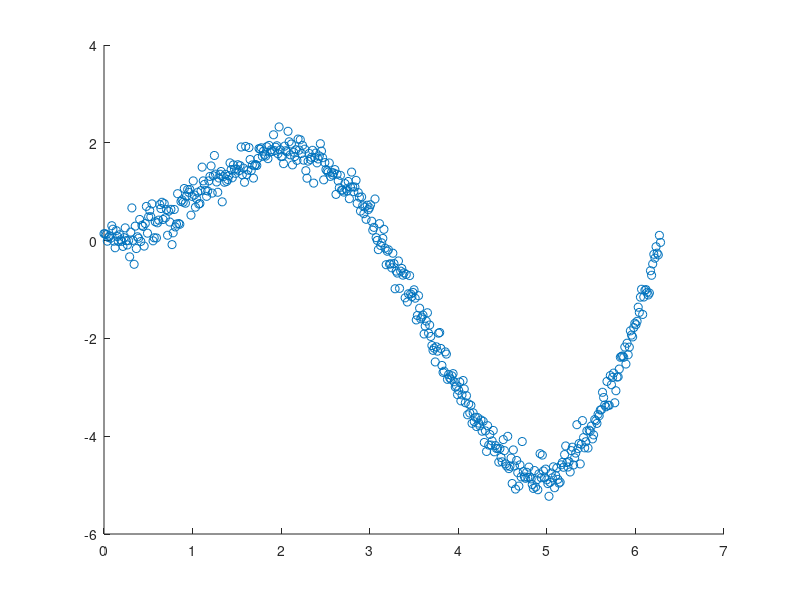

The MATLAB source for this figure: (Note: this script raises an error after producing the figure.)
% Test gaussian process regression
%https://pdfs.semanticscholar.org/9b21/6ab14159c9193d6b10ddb370c636e9557c67.pdf
%https://www.quora.com/How-can-I-use-Gaussian-processes-to-perform-regression
%https://en.wikipedia.org/wiki/Gaussian_process

% built in matlab version


%make up some noisey data
n = 500;
x = linspace(0,2*pi,n)';

y = x.*sin(x) + 0.2*randn(n,1);

figure
scatter(x,y)


%fit a model
gprMdl = fitrgp(x,y,'Basis','linear',...
      'FitMethod','exact','PredictMethod','exact');
  
% estimate data
ypred = resubPredict(gprMdl);

figure
plot(x,y,'b.');
hold on;
plot(x,ypred,'r','LineWidth',1.5);
xlabel('x');
ylabel('y');
legend('Data','GPR predictions');
hold off


%% now lets try it ourselves

% Now lets test gaussian process regression
fsize = 14;

%create some crazy data
nn = 1000;
noise = 0.5;
X = linspace(0,9,nn)' + randn(nn,1)*noise;

b = 2;

Y = X.*sin(X) + b  + randn(nn,1)*noise;

figure
scatter(X,Y);
title('raw data')

%% weaponized version

%length scale: typical distance between peaks

trainratio = 0.5; %how much of data will be in our model
testratio = 0.2; %how much of data should we test with
kparams = [1,1.5]; %lengthscale,sigmaf
sigman = 2.5; %observation noise
Model = GPRTrain(X,Y,trainratio,testratio);

figure
fill(Model.xshade, Model.yshade, [.9 .9 .9], 'linestyle', 'none')
hold on
scatter(Model.XTrain,Model.YTrain,'ro');
hold on
scatter(Model.XTest,Model.mu_test,'b+');
hold off
title('GP mean and error bars')
xlabel('x','FontSize',fsize)
ylabel('y','FontSize',fsize)
hleg = legend('\sigma Bounds','D_{train}','\mu_{test}')
hleg.FontSize = fsize;

figure
scatter(Model.XTest,Model.f_post,'b+');
hold on
scatter(Model.XTrain,Model.YTrain,'ro');
hold off
title('GP test points posterior')


% redraw some new data
nn2 = 200;
Xon = linspace(0,9,nn2)' + randn(nn2,1)*noise;

b = 2;
Yon = Xon.*sin(Xon) + b  + randn(nn2,1)*noise;

%do it online
[Yest,Sigmaest,S2est] = GPROnline(Xon,Model);

RMSE = sqrt(mean( (Yon-Yest).^2))

figure
scatter(Xon,Yest,'b+');
hold on
scatter(Xon,Yon,10,S2est);
hold off
colormap cool
colorbar
title('GP compute new data draw')

%% lets test parameter estimation

theta_0 = [1,1];
ynn = length(Model.YTrain);
Ky = GaussianKernel(Model.YTrain,Model.YTrain,theta_0);
% log marginal likelihood
logp = -0.5*Model.YTrain' * inv(Ky + sigman*eye(ynn) ) * Model.YTrain - 0.5*log10(norm(Ky)) - (ynn/2)*log10(2*pi);


%% next lets try on gaussian noise
%like here:
%http://katbailey.github.io/post/gaussian-processes-for-dummies/

p2 = 1;
lng = sqrt( (1/p2) / 2);
kparams = [lng,0.5]; %lengthscale,sigmaf
sigman = 0.001; %observation noise

XAll = [];
nn = 100;
figure
for ii = 1:10
    xi = linspace(-10,10,nn)';
    K_ss = GaussianKernel(xi,xi,kparams);
    Ld = chol(K_ss + sigman*eye(nn),'lower');
    prior = Ld*randn(nn,1);
    plot(xi,prior)
    hold on
    XAll(:,ii) = [ xi ];
end
hold on


%now lets choose some anchor points
xtr = [-6;-4;-2;0;2;4;6];
ytr = [-2;0;3;-3;0;4;0]/2;
scatter(xtr,ytr,50,'ko')
hold off
title('sample from kernel')

XTrain = xtr;
YTrain = ytr;
YTest = [];

figure
scatter(xtr,ytr,50,'ko')
hold on
for ii = 1:10
    XTest = XAll(:,ii);
    
    %now lets do it
    K_train_train = GaussianKernel(XTrain,XTrain,kparams);
    K_train_test = GaussianKernel(XTrain,XTest,kparams);
    K_test_test = GaussianKernel(XTest,XTest,kparams);

    %Now lets get our mean and covariance for the prediction

    %first we get cholesky decomposition (we use this for inverses)
    %The inverse of a positive definite, hermitian matrix is just
    %The inverses of its cholesky decomposition
    %https://makarandtapaswi.wordpress.com/2011/07/08/cholesky-decomposition-for-matrix-inversion/
    L = chol(K_train_train + sigman*eye(length(XTrain)),'lower');

    %WE STORE THIS FOR ONLINE SHIT
    %K_inv = inv(L'*L);
    LK = K_train_test \ L;
    Ly = L \ YTrain;
    Ls = L \ K_train_test; %inv(K_train_train)*K_train_test

    %now we compute the mean
    mu_test = LK * Ly;
    sigma_test = (K_test_test + sigman*eye(nn) ) - LK*Ls;
    
    s2 = diag(K_test_test) - sum(LK.^2, 2);
    stdv = sqrt(s2);
    
    % Draw samples from the posterior at our test points.
    L2 = chol(K_test_test + 0.00001*eye(nn),'lower');
    f_post = mu_test + L2*randn(nn,1);

     plot(XTest,mu_test);
     hold on
     plot(XTest, f_post);
     hold on
end
hold off


%% OLD SCRIPT VERSION


%input args
trainratio = 0.5; %how much of data will be in our model
testratio = 0.2; %how much of data should we test with
kparams = [1,1.5]; %lengthscale,sigmaf
sigman = 1.5; %observation noise

[NN,SS] = size(X);

%all indices
idall = randperm(NN);

%get our train and test set
trainNN = floor(NN*trainratio);
testNN = floor(NN*testratio);
idtrain = idall( 1:trainNN );
idtest = idall( (trainNN+1):(trainNN+testNN) );

%grab a subset of the data to train with
XTrain = X(idtrain,:); %used in model creation
YTrain = Y(idtrain,:); %used in model creation
%for initial testing
XTest = X(idtest,:); %used to test model
[~,idsort] = sort(XTest(:,1)); %make our X values be sorted somehow
XTest = XTest(idsort,:);
YTest = Y(idtest(idsort),:); %not actually used


%This if we want to computationally determine parameters
if(false)
sigman = std(YTrain); %observation noise
sigmaf = mean(std(XTrain)); %process noise
lscale = sqrt(mean(range(XTrain))); %length scale
kparams = [lscale, sigmaf]
end

figure
scatter(X,Y,'ro');
hold on
scatter(XTrain,YTrain,'c*');
hold on
scatter(XTest,YTest,'k+');
hold off
% title('training data')
xlabel('x','FontSize',fsize)
ylabel('y','FontSize',fsize)
hleg = legend('All Data','D_{train}','D_{test}')
hleg.FontSize = fsize;

%% now we compute our covarainces, kernels, and means

%now lets get our 3 covariances (K_N,K_*N,K_**)
K_train_train = GaussianKernel(XTrain,XTrain,kparams);
K_test_train = GaussianKernel(XTest,XTrain,kparams);
K_test_test = GaussianKernel(XTest,XTest,kparams);

%Now lets get our mean and covariance for the prediction

%first we get cholesky decomposition (we use this for inverses)
%The inverse of a positive definite, hermitian matrix is just
%The inverses of its cholesky decomposition
%https://makarandtapaswi.wordpress.com/2011/07/08/cholesky-decomposition-for-matrix-inversion/
L = chol(K_train_train + sigman.^2*eye(trainNN));
K_inv = inv(L'*L);
%we compute this only once since we use it twice
LK = K_test_train * K_inv;

%now we compute the mean
mu_test = LK * YTrain ;
%posterior variance
sigma_test = (K_test_test + sigman.^2*eye(testNN) ) - LK* K_test_train';


%lastly compute the standard deviation for plotting
s2 = diag(K_test_test) - sum(LK.^2, 2);
stdv = sqrt(s2);

yu = mu_test + stdv;
y1 = mu_test - stdv;
xshade = [XTest; flipud(XTest)];
yshade = [yu; flipud(y1)];

figure
fill(xshade, yshade, [.9 .9 .9], 'linestyle', 'none')
hold on
scatter(XTrain,YTrain,'ro');
hold on
scatter(XTest,mu_test,'b+');
hold off
% title('GP estimate')
xlabel('x','FontSize',fsize)
ylabel('y','FontSize',fsize)
hleg = legend('\sigma Bounds','D_{train}','\mu_{test}')
hleg.FontSize = fsize;









